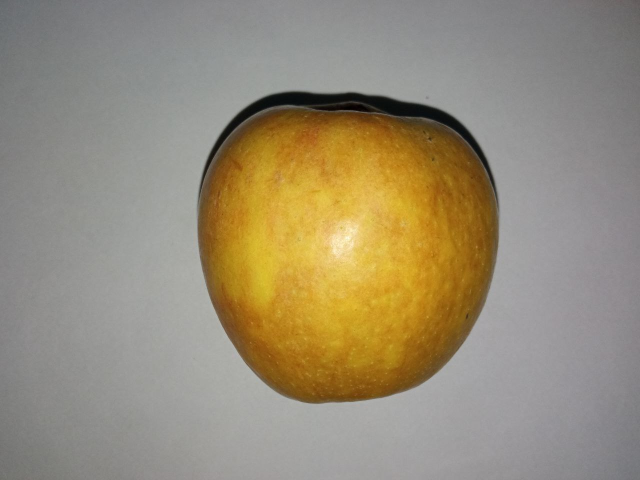
#> input picture data/raw/Apple/Fresh/Apple_Fresh_000.jpg, 1280 x 960 px (shown at 1/2 size)
$ python main.py --video data/raw/Apple/Fresh/Apple_Fresh_000.jpg
#> lines starting #> are read from the running program, lines starting #| are printed output that depends on the picture; after the words box and inside, x2 and y2 are one past the last pixel; in counts of white or black regions, pixels touching at a corner belong together
### m1_segmentation/preprocess.py
"""
MODULE 1 - TIỀN XỬ LÝ (Chương 2)
    Median filter   : khử nhiễu xung (muối tiêu), giữ biên            g(x,y) = median{f(s,t)}
    Gaussian filter : làm mịn, giảm nhiễu hạt                          w(s,t) = K*exp(-(s^2+t^2)/(2*sigma^2))
    Gamma           : s = c*r^gamma, chỉnh ảnh thiếu/thừa sáng
    Histogram Eq.   : s_k = round((L-1) * sum_{j<=k} p(r_j)) trên kênh V
Lưu ý: ảnh tiền xử lý chỉ dùng cho TÁCH NỀN. Crop gửi cho M2 lấy từ frame GỐC để không làm sai màu.
"""
import cv2
import numpy as np
import config


def apply_gamma(img, gamma):
    """Biến đổi hàm mũ (Ch.2) bằng bảng tra LUT. gamma<1 sáng lên, gamma>1 tối đi, 1.0 = giữ nguyên."""
    if abs(gamma - 1.0) < 1e-6:
        return img
    lut = np.clip(255.0 * (np.arange(256) / 255.0) ** gamma, 0, 255).astype(np.uint8)
    return cv2.LUT(img, lut)


# [5 lines left out: function equalize_value_channel, not called in this run]


def preprocess_frame(frame_bgr, cfg=None):
    """
    Input : frame BGR uint8 (h,w,3)
    Output: frame BGR uint8 cùng kích thước, đã khử nhiễu + chỉnh sáng
    """
    cfg = cfg or config.PREPROCESS
    out = cv2.medianBlur(frame_bgr, cfg["median_k"] | 1)
#> frame_bgr is the input picture: shape (960, 1280, 3); mean B, G, R 118.9, 140.8, 151.3
    k = cfg["gaussian_k"] | 1
    out = cv2.GaussianBlur(out, (k, k), cfg["gaussian_sigma"])
    out = apply_gamma(out, cfg["gamma"])
    if cfg["equalize_v"]:
        out = equalize_value_channel(out)
    return out

### m1_segmentation/segment.py
"""
MODULE 1 - TÁCH QUẢ KHỎI NỀN (Chương 3, 5, 6)

Phương pháp chính "bg_dist" (nền đơn sắc xám-trắng / lam nhạt, KỂ CẢ nền bị tối dần ra góc - vignette):
  1. Ước lượng NỀN dạng mặt cong mượt: khớp đa thức bậc cao (1,x,y,x²,xy,y²,r⁴) theo bình phương tối thiểu
     trên dải viền ảnh, lặp loại pixel ngoại lai (quả chạm mép)       -> thích ứng từng ảnh, chịu được vignette
  2. D(z) = khoảng cách Euclid RGB tới màu nền TẠI CHÍNH VỊ TRÍ ĐÓ  (Color Slicing, Ch.3)
  3. Ngưỡng = Otsu(D) kẹp trong [min_dist, max_dist]                   (Ch.6 Otsu)
  4. Loại bóng đổ: pixel cùng sắc với nền (S thấp) nhưng tối hơn nền
  5. Opening, Closing, lấp lỗ                                          (Ch.5 Morphology)
Phương pháp dự phòng: "otsu_s" (Otsu kênh S, Ch.3+6) và "kmeans" (K-means K=3, Ch.6).
"""
import cv2
import numpy as np
import config


def _ellipse(k):
    k = max(1, int(k)) | 1
    return cv2.getStructuringElement(cv2.MORPH_ELLIPSE, (k, k))


# [10 lines left out: function estimate_background_color, not called in this run]


def _poly_design(xn, yn):
    """Ma trận thiết kế đa thức theo toạ độ chuẩn hoá [-1,1]: [1, x, y, x^2, xy, y^2, (x^2+y^2)^2]."""
    return np.stack([np.ones_like(xn), xn, yn, xn * xn, xn * yn, yn * yn, (xn * xn + yn * yn) ** 2], axis=-1)


def estimate_background_surface(img, ring_frac=0.08, n_iter=3, exclude=None):
    """
    Nền dạng mặt cong (h,w,3) float32. Khớp đa thức trên dải viền ảnh (rộng ring_frac*cạnh ngắn);
    mỗi vòng loại các pixel có sai số lớn (quả chạm mép ảnh, vật lạ). Tính trên ảnh thu nhỏ rồi phóng lại -> nhanh.
    exclude: mặt nạ bool/uint8 (h,w) của vùng ĐÃ BIẾT là quả. Nếu có, khớp trên MỌI pixel ngoài vùng này
             (ràng buộc nền sát quả tốt hơn so với chỉ dùng dải viền).
    """
#> called with ring_frac = 0.08, n_iter = 3
    H, W = img.shape[:2]
    s = max(1, int(round(max(H, W) / 160)))
    small = cv2.resize(img, (max(8, W // s), max(8, H // s)), interpolation=cv2.INTER_AREA).astype(np.float32)
#> small: shape (106, 142, 3) float32
    h, w = small.shape[:2]
    yy, xx = np.mgrid[0:h, 0:w]
    A = _poly_design((xx / (w - 1)) * 2 - 1, (yy / (h - 1)) * 2 - 1).reshape(-1, 7).astype(np.float64)
    Y = small.reshape(-1, 3).astype(np.float64)
    ring_px = max(2, int(round(ring_frac * min(h, w))))
    ring = (np.minimum(np.minimum(xx, w - 1 - xx), np.minimum(yy, h - 1 - yy)) < ring_px).ravel()
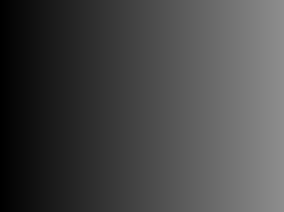
#> xx: shape (106, 142) int64 (shown 2 times larger); min 0, max 141, mean 70.5
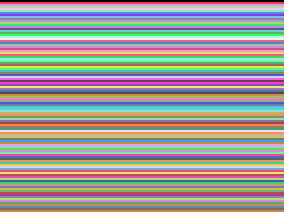
#> yy: shape (106, 142) int64 (shown 2 times larger); 106 distinct labels, from 0 to 105; one colour per label, 0 black

    fit_set = ring
    if exclude is not None:
        ex = cv2.resize((exclude > 0).astype(np.uint8), (w, h), interpolation=cv2.INTER_NEAREST).ravel() > 0
        if (~ex).sum() >= 0.12 * h * w:             # đủ pixel nền mới dùng; nếu không giữ dải viền
            fit_set = ~ex
    inl, coef = fit_set.copy(), None
    for _ in range(n_iter):
        if inl.sum() < 30:
            break
        coef, *_ = np.linalg.lstsq(A[inl], Y[inl], rcond=None)
        r = np.linalg.norm(A @ coef - Y, axis=1)
        inl = fit_set & (r < max(12.0, 3.0 * np.median(r[fit_set]) + 6.0))
    if coef is None:                                              # dự phòng: nền hằng số
        const = np.median(Y[ring], axis=0)
        return np.tile(const.astype(np.float32), (H, W, 1))
    surf = A @ coef
    lo = np.percentile(Y[inl], 1, axis=0) - 15.0            # chặn ngoại suy phi lý: nền không thể nằm ngoài
#> lo = [92, 92.11, 93]
    hi = np.percentile(Y[inl], 99, axis=0) + 15.0           # khoảng giá trị thật của các pixel nền đã khớp
#> hi = [177, 179, 179]
    surf = np.clip(surf, lo, hi).reshape(h, w, 3).astype(np.float32)
    return np.clip(cv2.resize(surf, (W, H), interpolation=cv2.INTER_LINEAR), 0, 255)


def estimate_background(img, cfg, exclude=None):
    """Nền (h,w,3) float32. bg_model='surface' (mặc định, chịu vignette) hoặc 'const' (màu hằng từ 4 góc)."""
    if cfg.get("bg_model", "surface") == "const":
        return np.tile(estimate_background_color(img, cfg["bg_patch"]).astype(np.float32), (*img.shape[:2], 1))
    return estimate_background_surface(img, cfg.get("bg_ring", 0.08), exclude=exclude)


def _bg_dist_mask(img, cfg):
    """Tính ở độ phân giải làm việc <= work_size (cạnh dài) cho nhanh; ảnh nhỏ hơn giữ nguyên."""
    H, W = img.shape[:2]
    k = max(1, int(np.ceil(max(H, W) / cfg.get("work_size", 480))))
    if k == 1:
        return _bg_dist_mask_core(img, cfg)
    small = cv2.resize(img, (W // k, H // k), interpolation=cv2.INTER_AREA)
    m = _bg_dist_mask_core(small, cfg)
    return (cv2.resize(m, (W, H), interpolation=cv2.INTER_LINEAR) > 127).astype(np.uint8) * 255


def _bg_dist_mask_core(img, cfg):
    f32 = img.astype(np.float32)

    def dist_mask(bg):
        dist = np.sqrt(((f32 - bg) ** 2).sum(axis=2))
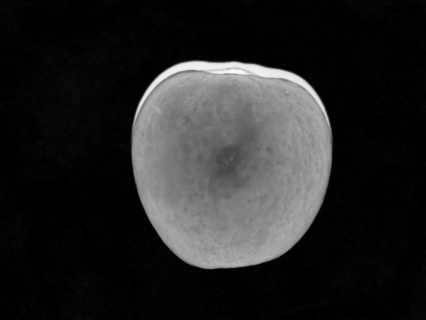
#> dist: shape (320, 426) float32; min 0.0681, max 277, mean 40.6; drawn with min black and max white
        t, _ = cv2.threshold(np.clip(dist, 0, 255).astype(np.uint8), 0, 255,
                             cv2.THRESH_BINARY + cv2.THRESH_OTSU)
#> t = 76
        return dist > float(np.clip(t, cfg["min_dist"], cfg["max_dist"]))
#> returned value: shape (320, 426) bool; 25.3% white; 1 white region, box (x1, y1, x2, y2) and area: (131, 60, 332, 269) 34496

    bg = estimate_background(img, cfg)                       # vòng 1: khớp nền từ dải viền
    mask = dist_mask(bg)
    if cfg.get("bg_model", "surface") == "surface" and cfg.get("bg_refit", True) and mask.any():
        r = max(8, int(0.05 * min(img.shape[:2])))           # vòng 2: khớp lại bằng mọi pixel ngoài quả
        excl = cv2.dilate(mask.astype(np.uint8) * 255, _ellipse(2 * r + 1))
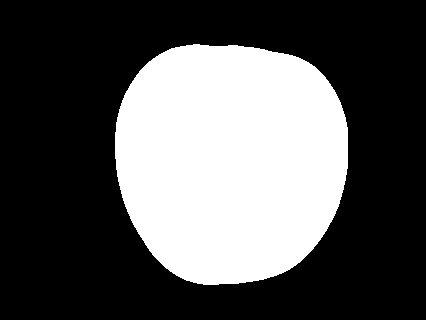
#> excl: shape (320, 426); 33.8% white; 1 white region, box (x1, y1, x2, y2) and area: (115, 44, 348, 285) 46013
        bg = estimate_background(img, cfg, exclude=excl)
        mask = dist_mask(bg)
    if cfg["suppress_shadow"]:                               # bóng đổ: cùng sắc với nền (S thấp), tối hơn nền
        hsv = cv2.cvtColor(img, cv2.COLOR_BGR2HSV)
#> hsv: shape (320, 426, 3); mean H, S, V 58.7, 51.3, 152.1
        bg_hsv = cv2.cvtColor(np.clip(bg, 0, 255).astype(np.uint8), cv2.COLOR_BGR2HSV)
#> bg_hsv: shape (320, 426, 3); mean H, S, V 66.9, 4.1, 152.9
        shadow = ((hsv[..., 1].astype(np.int16) < bg_hsv[..., 1].astype(np.int16) + cfg["shadow_dS"])
                  & (hsv[..., 2] < bg_hsv[..., 2]) & (hsv[..., 2] > 0.4 * bg_hsv[..., 2]))
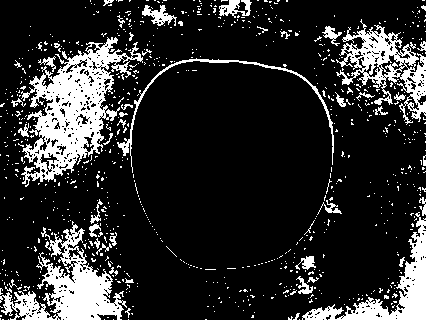
#> shadow: shape (320, 426) bool; 17.5% white; 830 white regions (783 under 20 px), largest, box (x1, y1, x2, y2) and area: (21, 37, 143, 187) 7062, (0, 221, 127, 320) 4640, (336, 19, 426, 125) 3175
        mask &= ~shadow
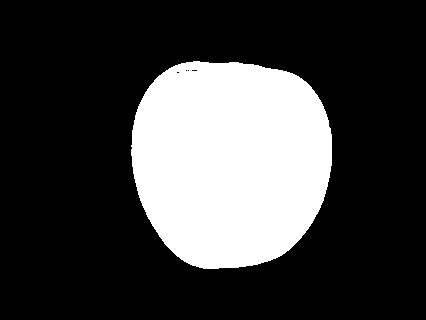
#> mask: shape (320, 426) bool; 25.1% white; 1 white region, box (x1, y1, x2, y2) and area: (131, 61, 332, 269) 34203
    return mask.astype(np.uint8) * 255
#> in _bg_dist_mask, `return (cv2.resize(m, (W, H), interpolation=cv2.INTER_LINEAR) > 127).a..`:
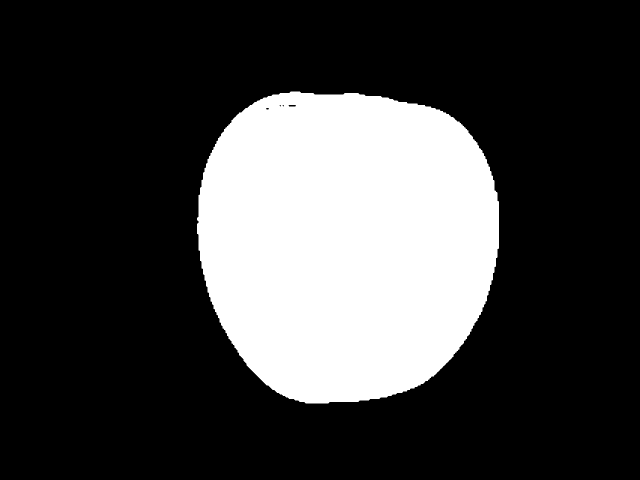
#> returned value: shape (960, 1280) (shown at 1/2 size); 25.1% white; 1 white region, box (x1, y1, x2, y2) and area: (394, 183, 998, 807) 308277


# [21 lines left out: functions _otsu_s_mask, _kmeans_mask, not called in this run]


def clean_mask(mask, open_k=5, close_k=9, fill_holes=True):
    """Opening xoá đốm nhiễu, Closing hàn khe, lấp lỗ bên trong quả (Ch.5)."""
    m = cv2.morphologyEx(mask, cv2.MORPH_OPEN, _ellipse(open_k))
#> (the rest of the program and of its run is left out)
